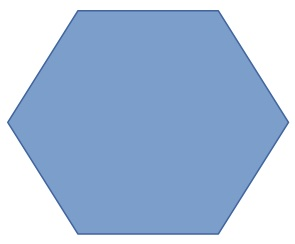
#> input picture CV/HexagonFilled.jpg, 295 x 244 px
$ python -i get_vertices.py   (imports and definitions only)   (older library calls are emulated)
#> lines starting #> are read from the running program, lines starting #| are printed output that depends on the picture; after the words box and inside, x2 and y2 are one past the last pixel; in counts of white or black regions, pixels touching at a corner belong together
# Python code to find the co-ordinates of
# the contours detected in an image.
import numpy as np
import cv2
import matplotlib.pyplot as plt

def auto_canny(image, sigma=0.33):
        # compute the median of the single channel pixel intensities
        v = np.median(image)
        # apply automatic Canny edge detection using the computed median
        lower = int(max(0, (1.0 - sigma) * v))
        upper = int(min(255, (1.0 + sigma) * v))
        edged = cv2.Canny(image, lower, upper)
        # return the edged image
        return edged

def get_vertices(imgFile):
        # define font
#> called with imgFile = 'HexagonFilled.jpg'
        font = cv2.FONT_HERSHEY_SIMPLEX

        # Reading image and converting to gray scale.
        img = cv2.imread(imgFile)
#> img is the input picture: shape (244, 295, 3); mean B, G, R 219.6, 189.8, 167.3
        img_gray = cv2.cvtColor(img, cv2.COLOR_BGR2GRAY)
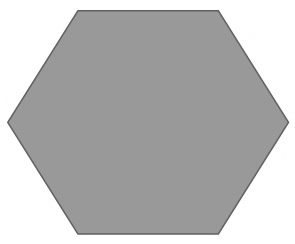
#> img_gray: shape (244, 295); min 90, max 255, mean 186.5
        blurred = cv2.GaussianBlur(img_gray, (5, 5), 0)
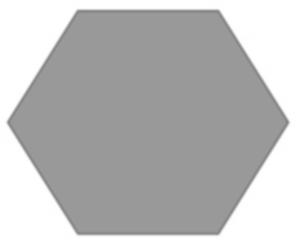
#> blurred: shape (244, 295); min 132, max 255, mean 186.5

        # apply Canny edge detection using a wide threshold, tight
        # threshold, and automatically determined threshold
        edges = cv2.Canny(blurred, 10, 200)
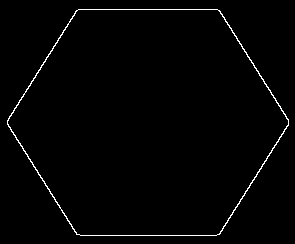
#> edges: shape (244, 295); 1.4% white in thin lines or dots, all inside (x1, y1, x2, y2) = (7, 9, 289, 236)
        #edges = cv2.Canny(blurred, 225, 250)
        #edges = auto_canny(blurred)


        plt.figure("Original")
        plt.imshow(img)
        plt.show()

        #plt.figure("Canny Edges")
        #plt.imshow(edges)
        #plt.show()

        # Converting image to a binary image
        # ( black and white only image).
        ret,thresh = cv2.threshold(edges, 110, 255, cv2.THRESH_BINARY+cv2.THRESH_OTSU)
#> ret = 0
        #plt.figure("BW Image")
        #plt.imshow(thresh)
        #plt.show()

        # Detecting contours in image.
        image, contours, hierarchy = cv2.findContours(thresh,cv2.RETR_TREE,cv2.CHAIN_APPROX_SIMPLE)
#> contours = 2 contours; box (x1, y1, x2, y2) and area: (7, 9, 289, 236) 48072, (7, 9, 289, 236) 47797

        #count = 1

        #Take first contour detected
        cnt = contours[0] #Take first contour detected
#> cnt = contour of 339 points, box (x1, y1, x2, y2) (7, 9, 289, 236), area 48072

        # Going through every contours found in the image.
        #for cnt in contours :
        approx = cv2.approxPolyDP(cnt, 0.009 * cv2.arcLength(cnt, True), True)
#> approx = [[76, 10], [7, 120], [72, 228], [219, 234], [288, 125], [217, 9]]

        # Find boundary of contours.
        offset = cnt.min(axis=0)
#> offset = [[7, 9]]
        cnt = cnt - cnt.min(axis=0)
#> cnt = contour of 339 points, box (x1, y1, x2, y2) (0, 0, 282, 227), area 48072
        max_xy = cnt.max(axis=0) + 1
#> max_xy = [[282, 227]]
        w,h = max_xy[0][0], max_xy[0][1]
#> w = 282; h = 227

        print("Width : ", w)
#| Width :  282
        print("Height :", h)
#| Height : 227

        # Create and draw contour on blank canvass
        name = "Contour " #+ str(count)
        canvass = np.zeros((h+100,w+100,3), np.uint8)
        canvass.fill(255)
#> canvass: shape (327, 382, 3); every value is 255
        cv2.drawContours(canvass, [approx], 0, (0, 0, 0), 5)
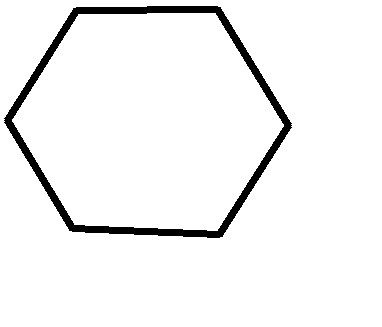
#> canvass: shape (327, 382, 3); 95.4% white; 1 black region, box (x1, y1, x2, y2) and area: (4, 6, 292, 238) 5800

        # X-axis and Y-axis min max boundary
        lx = 0.2
        rx = -0.2
        ty = 0.4
        by = 0.2

        # create scale and shift factors
        dx = rx - lx
        dy = ty - by
        scaleX = w / dx
#> scaleX = -705
        scaleY = h / dy
#> scaleY = 1135

        # Used to flatted the array containing
        # the co-ordinates of the vertices.
        n = approx.ravel()
#> n = [76, 10, 7, 120, 72, 228, 219, 234, 288, 125, 217, 9]
        i = 0

        pts = []

        for j in n :
                if(i % 2 == 0):
                    x = n[i]
                    y = n[i + 1]

                    # Calculate the shift and scaled x and y
                    ix = x -(w/2)
                    iy = h - y
                    fx = round(ix/scaleX, 2)
                    fy = round((by + iy/scaleY), 2)

                    # String containing the co-ordinates.
                    string = str(x) + ", " + str(y)

                    if(i == 0):
                        # text on topmost co-ordinate.
                        cv2.circle(canvass, (x,y), 10, (0,0,255))
                        cv2.putText(canvass, string, (x+10, y-20 ),
                                  font, 0.5, (255, 0, 0))
                        print(string)
                        pts.append([fx, fy])
                        x0 = fx
                        y0 = fy
                    else:
                        # text on remaining co-ordinates.
                        cv2.circle(canvass, (x,y), 10, (0,0,255))
                        cv2.putText(canvass, string, (x+10, y-20),
                                  font, 0.5, (255, 0, 0))
                        print(string)
                        pts.append([fx, fy])

                i = i + 1
#> this loop made 12 passes
#> (j, x, y, ix, iy, fx, fy, x0) on pass 1: (76, 76, 10, -65, 217, 0.09, 0.39, 0.09)
#> (j, x, y, ix, iy, fx, fy) on passes 3, 5, 7, 9, 11: (7, 7, 120, -134, 107, 0.19, 0.29), (72, 72, 228, -69, -1, 0.1, 0.2), (219, 219, 234, 78, -7, -0.11, 0.19), (288, 288, 125, 147, 102, -0.21, 0.29), (217, 217, 9, 76, 218, -0.11, 0.39)
#| 76, 10
#| 7, 120
#| 72, 228
#| 219, 234
#| 288, 125
#| 217, 9
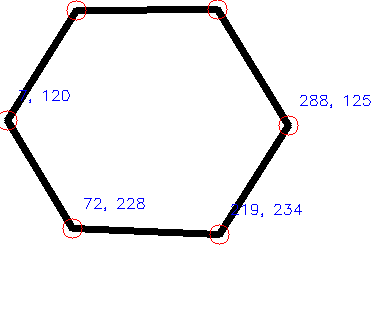
#> canvass: shape (327, 382, 3); 0.68% of pixels changed, all inside (x1, y1, x2, y2) = (0, 0, 371, 245); drawn as B, G, R
#> after the loop, i = 12; pts = [[0.09, 0.39], [0.19, 0.29], [0.1, 0.2], [-0.11, 0.19], [-0.21, 0.29], [-0.11, 0.39]]

        # Showing the contour images
        plt.figure(name)
        plt.imshow(canvass)
        plt.show()

        px = []
        py = []

        plt.figure("Scaled")
        for pt in pts:
          px.append(pt[0])
          py.append(pt[1])
#> this loop made 6 passes
#> after the loop, px = [0.09, 0.19, 0.1, -0.11, -0.21, -0.11]; py = [0.39, 0.29, 0.2, 0.19, 0.29, 0.39]

        # zip joins x and y coordinates in pairs
        for x1,y1 in zip(px,py):
            label = "(" + str(x1) + ", " + str(y1) + ")"
            plt.annotate(label, (x1,y1),
                        textcoords="offset points", xytext=(0,10),
                        ha='center')
#> this loop made 6 passes

        #Draw plots from scaled contour points
        plt.scatter(px, py)
        print(pts)
#| [[0.09, 0.39], [0.19, 0.29], [0.1, 0.2], [-0.11, 0.19], [-0.21, 0.29], [-0.11, 0.39]]

        #Append first point as last point to close the plot
        px.append(x0)
        py.append(y0)
        plt.plot(px, py)
        plt.show()
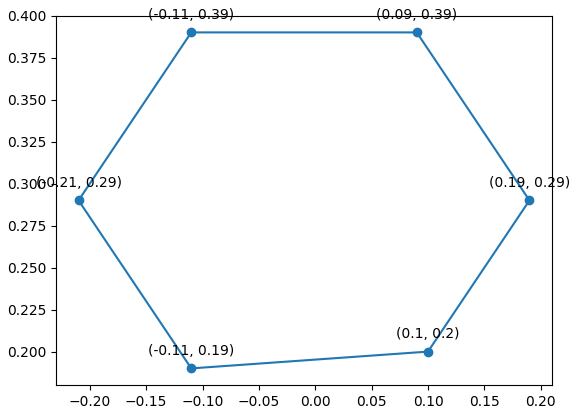
#> figure drawn by matplotlib, 1 panel

        #pts.append([x0, y0])
        return pts

>>> result = get_vertices('HexagonFilled.jpg')
#> result has the same summary as pts in get_vertices
